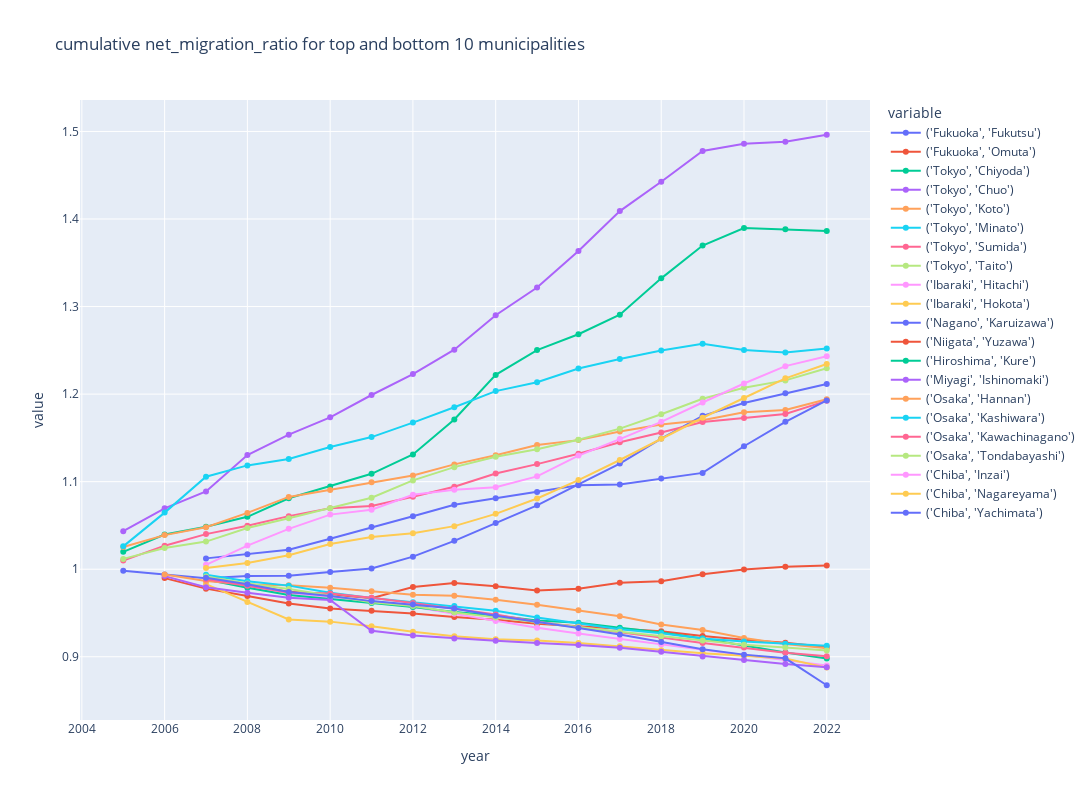

Notebook source saved alongside this figure:
### Code cell
plot_time_series(
    factor_growth_df.copy(),
    "factor_growth",
    group_by_columns,
    granularity_columns,
    f"cumulative {factor_column} for top and bottom {return_n} municipalities",
    # visible="legendonly",
)

### Figure 1 — Plotly figure (JSON) as saved in the notebook; plotly's stock layout.template omitted (floating-point values rounded to 4 significant figures)
{"data": [{"hovertemplate": "variable=('Fukuoka', 'Fukutsu')<br>year=%{x}<br>value=%{y}<extra></extra>", "legendgroup": "('Fukuoka', 'Fukutsu')", "line": {"color": "#636efa", "dash": "solid"}, "marker": {"symbol": "circle"}, "mode": "lines+markers", "name": "('Fukuoka', 'Fukutsu')", "orientation": "v", "showlegend": true, "type": "scatter", "x": [2005, 2006, 2007, 2008, 2009, 2010, 2011, 2012, 2013, 2014, 2015, 2016, 2017, 2018, 2019, 2020, 2021, 2022], "xaxis": "x", "y": [0.9984, 0.994, 0.9896, 0.9923, 0.9926, 0.9968, 1.001, 1.014, 1.032, 1.053, 1.073, 1.097, 1.121, 1.149, 1.175, 1.19, 1.201, 1.211], "yaxis": "y"}, {"hovertemplate": "variable=('Fukuoka', 'Omuta')<br>year=%{x}<br>value=%{y}<extra></extra>", "legendgroup": "('Fukuoka', 'Omuta')", "line": {"color": "#EF553B", "dash": "solid"}, "marker": {"symbol": "circle"}, "mode": "lines+markers", "name": "('Fukuoka', 'Omuta')", "orientation": "v", "showlegend": true, "type": "scatter", "x": [2005, 2006, 2007, 2008, 2009, 2010, 2011, 2012, 2013, 2014, 2015, 2016, 2017, 2018, 2019, 2020, 2021, 2022], "xaxis": "x", "y": [null, 0.9898, 0.9778, 0.9694, 0.9608, 0.9551, 0.9525, 0.9495, 0.9454, 0.9424, 0.9378, 0.935, 0.9315, 0.929, 0.9238, 0.9195, 0.916, 0.9112], "yaxis": "y"}, {"hovertemplate": "variable=('Tokyo', 'Chiyoda')<br>year=%{x}<br>value=%{y}<extra></extra>", "legendgroup": "('Tokyo', 'Chiyoda')", "line": {"color": "#00cc96", "dash": "solid"}, "marker": {"symbol": "circle"}, "mode": "lines+markers", "name": "('Tokyo', 'Chiyoda')", "orientation": "v", "showlegend": true, "type": "scatter", "x": [2005, 2006, 2007, 2008, 2009, 2010, 2011, 2012, 2013, 2014, 2015, 2016, 2017, 2018, 2019, 2020, 2021, 2022], "xaxis": "x", "y": [1.02, 1.04, 1.049, 1.06, 1.081, 1.095, 1.109, 1.131, 1.171, 1.222, 1.25, 1.268, 1.291, 1.332, 1.37, 1.39, 1.388, 1.386], "yaxis": "y"}, {"hovertemplate": "variable=('Tokyo', 'Chuo')<br>year=%{x}<br>value=%{y}<extra></extra>", "legendgroup": "('Tokyo', 'Chuo')", "line": {"color": "#ab63fa", "dash": "solid"}, "marker": {"symbol": "circle"}, "mode": "lines+markers", "name": "('Tokyo', 'Chuo')", "orientation": "v", "showlegend": true, "type": "scatter", "x": [2005, 2006, 2007, 2008, 2009, 2010, 2011, 2012, 2013, 2014, 2015, 2016, 2017, 2018, 2019, 2020, 2021, 2022], "xaxis": "x", "y": [1.043, 1.07, 1.089, 1.13, 1.154, 1.173, 1.199, 1.223, 1.251, 1.29, 1.322, 1.364, 1.409, 1.443, 1.478, 1.486, 1.488, 1.496], "yaxis": "y"}, {"hovertemplate": "variable=('Tokyo', 'Koto')<br>year=%{x}<br>value=%{y}<extra></extra>", "legendgroup": "('Tokyo', 'Koto')", "line": {"color": "#FFA15A", "dash": "solid"}, "marker": {"symbol": "circle"}, "mode": "lines+markers", "name": "('Tokyo', 'Koto')", "orientation": "v", "showlegend": true, "type": "scatter", "x": [2005, 2006, 2007, 2008, 2009, 2010, 2011, 2012, 2013, 2014, 2015, 2016, 2017, 2018, 2019, 2020, 2021, 2022], "xaxis": "x", "y": [1.025, 1.039, 1.048, 1.064, 1.083, 1.091, 1.099, 1.107, 1.12, 1.13, 1.142, 1.147, 1.157, 1.165, 1.17, 1.179, 1.182, 1.194], "yaxis": "y"}, {"hovertemplate": "variable=('Tokyo', 'Minato')<br>year=%{x}<br>value=%{y}<extra></extra>", "legendgroup": "('Tokyo', 'Minato')", "line": {"color": "#19d3f3", "dash": "solid"}, "marker": {"symbol": "circle"}, "mode": "lines+markers", "name": "('Tokyo', 'Minato')", "orientation": "v", "showlegend": true, "type": "scatter", "x": [2005, 2006, 2007, 2008, 2009, 2010, 2011, 2012, 2013, 2014, 2015, 2016, 2017, 2018, 2019, 2020, 2021, 2022], "xaxis": "x", "y": [1.026, 1.065, 1.106, 1.119, 1.126, 1.14, 1.151, 1.167, 1.185, 1.203, 1.214, 1.229, 1.24, 1.25, 1.257, 1.25, 1.247, 1.252], "yaxis": "y"}, {"hovertemplate": "variable=('Tokyo', 'Sumida')<br>year=%{x}<br>value=%{y}<extra></extra>", "legendgroup": "('Tokyo', 'Sumida')", "line": {"color": "#FF6692", "dash": "solid"}, "marker": {"symbol": "circle"}, "mode": "lines+markers", "name": "('Tokyo', 'Sumida')", "orientation": "v", "showlegend": true, "type": "scatter", "x": [2005, 2006, 2007, 2008, 2009, 2010, 2011, 2012, 2013, 2014, 2015, 2016, 2017, 2018, 2019, 2020, 2021, 2022], "xaxis": "x", "y": [1.01, 1.027, 1.04, 1.05, 1.061, 1.07, 1.072, 1.083, 1.094, 1.109, 1.12, 1.132, 1.145, 1.156, 1.168, 1.173, 1.177, 1.192], "yaxis": "y"}, {"hovertemplate": "variable=('Tokyo', 'Taito')<br>year=%{x}<br>value=%{y}<extra></extra>", "legendgroup": "('Tokyo', 'Taito')", "line": {"color": "#B6E880", "dash": "solid"}, "marker": {"symbol": "circle"}, "mode": "lines+markers", "name": "('Tokyo', 'Taito')", "orientation": "v", "showlegend": true, "type": "scatter", "x": [2005, 2006, 2007, 2008, 2009, 2010, 2011, 2012, 2013, 2014, 2015, 2016, 2017, 2018, 2019, 2020, 2021, 2022], "xaxis": "x", "y": [1.012, 1.024, 1.032, 1.047, 1.058, 1.07, 1.082, 1.101, 1.117, 1.128, 1.137, 1.148, 1.161, 1.177, 1.195, 1.207, 1.216, 1.23], "yaxis": "y"}, {"hovertemplate": "variable=('Ibaraki', 'Hitachi')<br>year=%{x}<br>value=%{y}<extra></extra>", "legendgroup": "('Ibaraki', 'Hitachi')", "line": {"color": "#FF97FF", "dash": "solid"}, "marker": {"symbol": "circle"}, "mode": "lines+markers", "name": "('Ibaraki', 'Hitachi')", "orientation": "v", "showlegend": true, "type": "scatter", "x": [2005, 2006, 2007, 2008, 2009, 2010, 2011, 2012, 2013, 2014, 2015, 2016, 2017, 2018, 2019, 2020, 2021, 2022], "xaxis": "x", "y": [null, null, 0.9876, 0.9798, 0.9728, 0.9676, 0.9631, 0.957, 0.9493, 0.941, 0.9332, 0.9267, 0.9204, 0.9139, 0.9074, 0.9019, 0.8962, 0.89], "yaxis": "y"}, {"hovertemplate": "variable=('Ibaraki', 'Hokota')<br>year=%{x}<br>value=%{y}<extra></extra>", "legendgroup": "('Ibaraki', 'Hokota')", "line": {"color": "#FECB52", "dash": "solid"}, "marker": {"symbol": "circle"}, "mode": "lines+markers", "name": "('Ibaraki', 'Hokota')", "orientation": "v", "showlegend": true, "type": "scatter", "x": [2005, 2006, 2007, 2008, 2009, 2010, 2011, 2012, 2013, 2014, 2015, 2016, 2017, 2018, 2019, 2020, 2021, 2022], "xaxis": "x", "y": [null, null, 0.9829, 0.9627, 0.9427, 0.9401, 0.9348, 0.9285, 0.9234, 0.9201, 0.9185, 0.9157, 0.9121, 0.9076, 0.9041, 0.9013, 0.8981, 0.8876], "yaxis": "y"}, {"hovertemplate": "variable=('Nagano', 'Karuizawa')<br>year=%{x}<br>value=%{y}<extra></extra>", "legendgroup": "('Nagano', 'Karuizawa')", "line": {"color": "#636efa", "dash": "solid"}, "marker": {"symbol": "circle"}, "mode": "lines+markers", "name": "('Nagano', 'Karuizawa')", "orientation": "v", "showlegend": true, "type": "scatter", "x": [2005, 2006, 2007, 2008, 2009, 2010, 2011, 2012, 2013, 2014, 2015, 2016, 2017, 2018, 2019, 2020, 2021, 2022], "xaxis": "x", "y": [null, null, 1.012, 1.017, 1.022, 1.035, 1.048, 1.061, 1.074, 1.081, 1.088, 1.096, 1.097, 1.104, 1.11, 1.14, 1.168, 1.193], "yaxis": "y"}, {"hovertemplate": "variable=('Niigata', 'Yuzawa')<br>year=%{x}<br>value=%{y}<extra></extra>", "legendgroup": "('Niigata', 'Yuzawa')", "line": {"color": "#EF553B", "dash": "solid"}, "marker": {"symbol": "circle"}, "mode": "lines+markers", "name": "('Niigata', 'Yuzawa')", "orientation": "v", "showlegend": true, "type": "scatter", "x": [2005, 2006, 2007, 2008, 2009, 2010, 2011, 2012, 2013, 2014, 2015, 2016, 2017, 2018, 2019, 2020, 2021, 2022], "xaxis": "x", "y": [null, null, 0.9885, 0.9818, 0.9741, 0.9715, 0.9668, 0.9796, 0.9841, 0.9807, 0.9758, 0.9777, 0.9846, 0.9863, 0.9944, 0.9996, 1.003, 1.004], "yaxis": "y"}, {"hovertemplate": "variable=('Hiroshima', 'Kure')<br>year=%{x}<br>value=%{y}<extra></extra>", "legendgroup": "('Hiroshima', 'Kure')", "line": {"color": "#00cc96", "dash": "solid"}, "marker": {"symbol": "circle"}, "mode": "lines+markers", "name": "('Hiroshima', 'Kure')", "orientation": "v", "showlegend": true, "type": "scatter", "x": [2005, 2006, 2007, 2008, 2009, 2010, 2011, 2012, 2013, 2014, 2015, 2016, 2017, 2018, 2019, 2020, 2021, 2022], "xaxis": "x", "y": [null, null, 0.9882, 0.9789, 0.9707, 0.9662, 0.9614, 0.9569, 0.951, 0.9471, 0.9414, 0.9389, 0.933, 0.9278, 0.9209, 0.913, 0.9048, 0.8981], "yaxis": "y"}, {"hovertemplate": "variable=('Miyagi', 'Ishinomaki')<br>year=%{x}<br>value=%{y}<extra></extra>", "legendgroup": "('Miyagi', 'Ishinomaki')", "line": {"color": "#ab63fa", "dash": "solid"}, "marker": {"symbol": "circle"}, "mode": "lines+markers", "name": "('Miyagi', 'Ishinomaki')", "orientation": "v", "showlegend": true, "type": "scatter", "x": [2005, 2006, 2007, 2008, 2009, 2010, 2011, 2012, 2013, 2014, 2015, 2016, 2017, 2018, 2019, 2020, 2021, 2022], "xaxis": "x", "y": [null, 0.9921, 0.9793, 0.973, 0.9675, 0.9648, 0.9297, 0.9243, 0.921, 0.9182, 0.9157, 0.9136, 0.9102, 0.9056, 0.9004, 0.8964, 0.8917, 0.8881], "yaxis": "y"}, {"hovertemplate": "variable=('Osaka', 'Hannan')<br>year=%{x}<br>value=%{y}<extra></extra>", "legendgroup": "('Osaka', 'Hannan')", "line": {"color": "#FFA15A", "dash": "solid"}, "marker": {"symbol": "circle"}, "mode": "lines+markers", "name": "('Osaka', 'Hannan')", "orientation": "v", "showlegend": true, "type": "scatter", "x": [2005, 2006, 2007, 2008, 2009, 2010, 2011, 2012, 2013, 2014, 2015, 2016, 2017, 2018, 2019, 2020, 2021, 2022], "xaxis": "x", "y": [null, 0.9938, 0.9865, 0.9825, 0.9818, 0.9788, 0.9749, 0.9709, 0.9698, 0.9651, 0.9593, 0.953, 0.9462, 0.9367, 0.9306, 0.9216, 0.9146, 0.9096], "yaxis": "y"}, {"hovertemplate": "variable=('Osaka', 'Kashiwara')<br>year=%{x}<br>value=%{y}<extra></extra>", "legendgroup": "('Osaka', 'Kashiwara')", "line": {"color": "#19d3f3", "dash": "solid"}, "marker": {"symbol": "circle"}, "mode": "lines+markers", "name": "('Osaka', 'Kashiwara')", "orientation": "v", "showlegend": true, "type": "scatter", "x": [2005, 2006, 2007, 2008, 2009, 2010, 2011, 2012, 2013, 2014, 2015, 2016, 2017, 2018, 2019, 2020, 2021, 2022], "xaxis": "x", "y": [null, null, 0.9936, 0.9863, 0.9813, 0.973, 0.9672, 0.9624, 0.9579, 0.9525, 0.9448, 0.938, 0.9315, 0.9269, 0.9209, 0.9176, 0.9148, 0.9125], "yaxis": "y"}, {"hovertemplate": "variable=('Osaka', 'Kawachinagano')<br>year=%{x}<br>value=%{y}<extra></extra>", "legendgroup": "('Osaka', 'Kawachinagano')", "line": {"color": "#FF6692", "dash": "solid"}, "marker": {"symbol": "circle"}, "mode": "lines+markers", "name": "('Osaka', 'Kawachinagano')", "orientation": "v", "showlegend": true, "type": "scatter", "x": [2005, 2006, 2007, 2008, 2009, 2010, 2011, 2012, 2013, 2014, 2015, 2016, 2017, 2018, 2019, 2020, 2021, 2022], "xaxis": "x", "y": [null, null, 0.9885, 0.9812, 0.9735, 0.9723, 0.9674, 0.9614, 0.955, 0.9483, 0.94, 0.9343, 0.9283, 0.9221, 0.9157, 0.9104, 0.9046, 0.9005], "yaxis": "y"}, {"hovertemplate": "variable=('Osaka', 'Tondabayashi')<br>year=%{x}<br>value=%{y}<extra></extra>", "legendgroup": "('Osaka', 'Tondabayashi')", "line": {"color": "#B6E880", "dash": "solid"}, "marker": {"symbol": "circle"}, "mode": "lines+markers", "name": "('Osaka', 'Tondabayashi')", "orientation": "v", "showlegend": true, "type": "scatter", "x": [2005, 2006, 2007, 2008, 2009, 2010, 2011, 2012, 2013, 2014, 2015, 2016, 2017, 2018, 2019, 2020, 2021, 2022], "xaxis": "x", "y": [null, null, 0.9917, 0.9837, 0.9773, 0.9694, 0.9623, 0.958, 0.9505, 0.945, 0.9398, 0.9341, 0.9285, 0.9235, 0.9187, 0.9137, 0.9107, 0.9073], "yaxis": "y"}, {"hovertemplate": "variable=('Chiba', 'Inzai')<br>year=%{x}<br>value=%{y}<extra></extra>", "legendgroup": "('Chiba', 'Inzai')", "line": {"color": "#FF97FF", "dash": "solid"}, "marker": {"symbol": "circle"}, "mode": "lines+markers", "name": "('Chiba', 'Inzai')", "orientation": "v", "showlegend": true, "type": "scatter", "x": [2005, 2006, 2007, 2008, 2009, 2010, 2011, 2012, 2013, 2014, 2015, 2016, 2017, 2018, 2019, 2020, 2021, 2022], "xaxis": "x", "y": [null, null, 1.005, 1.027, 1.046, 1.062, 1.068, 1.085, 1.091, 1.094, 1.106, 1.13, 1.149, 1.168, 1.19, 1.212, 1.232, 1.243], "yaxis": "y"}, {"hovertemplate": "variable=('Chiba', 'Nagareyama')<br>year=%{x}<br>value=%{y}<extra></extra>", "legendgroup": "('Chiba', 'Nagareyama')", "line": {"color": "#FECB52", "dash": "solid"}, "marker": {"symbol": "circle"}, "mode": "lines+markers", "name": "('Chiba', 'Nagareyama')", "orientation": "v", "showlegend": true, "type": "scatter", "x": [2005, 2006, 2007, 2008, 2009, 2010, 2011, 2012, 2013, 2014, 2015, 2016, 2017, 2018, 2019, 2020, 2021, 2022], "xaxis": "x", "y": [null, null, 1.001, 1.007, 1.016, 1.029, 1.037, 1.041, 1.049, 1.063, 1.081, 1.102, 1.125, 1.149, 1.173, 1.196, 1.218, 1.234], "yaxis": "y"}, {"hovertemplate": "variable=('Chiba', 'Yachimata')<br>year=%{x}<br>value=%{y}<extra></extra>", "legendgroup": "('Chiba', 'Yachimata')", "line": {"color": "#636efa", "dash": "solid"}, "marker": {"symbol": "circle"}, "mode": "lines+markers", "name": "('Chiba', 'Yachimata')", "orientation": "v", "showlegend": true, "type": "scatter", "x": [2005, 2006, 2007, 2008, 2009, 2010, 2011, 2012, 2013, 2014, 2015, 2016, 2017, 2018, 2019, 2020, 2021, 2022], "xaxis": "x", "y": [null, null, 0.9902, 0.9829, 0.9741, 0.9695, 0.9636, 0.9597, 0.955, 0.9469, 0.9402, 0.9329, 0.9255, 0.9169, 0.9085, 0.9024, 0.8982, 0.8675], "yaxis": "y"}], "layout": {"autosize": false, "height": 800, "hovermode": "closest", "legend": {"title": {"text": "variable"}, "tracegroupgap": 0}, "title": {"text": "cumulative net_migration_ratio for top and bottom 10 municipalities"}, "width": 1600, "xaxis": {"anchor": "y", "domain": [0, 1], "title": {"text": "year"}}, "yaxis": {"anchor": "x", "domain": [0, 1], "title": {"text": "value"}}}}
